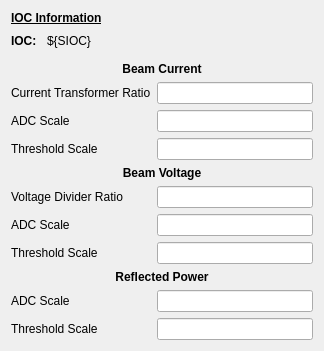
<?xml version="1.0" encoding="UTF-8"?>
<ui version="4.0">
 <class>Form</class>
 <widget class="QWidget" name="Form">
  <property name="geometry">
   <rect>
    <x>0</x>
    <y>0</y>
    <width>324</width>
    <height>344</height>
   </rect>
  </property>
  <property name="windowTitle">
   <string>${DEV} - RTM Scale Factors</string>
  </property>
  <layout class="QVBoxLayout" name="verticalLayout">
   <item>
    <layout class="QGridLayout" name="gridLayout_2">
     <item row="0" column="0" colspan="2">
      <widget class="QLabel" name="label_12">
       <property name="font">
        <font>
         <weight>75</weight>
         <bold>true</bold>
         <underline>true</underline>
        </font>
       </property>
       <property name="text">
        <string>IOC Information</string>
       </property>
      </widget>
     </item>
     <item row="1" column="1">
      <widget class="PyDMLabel" name="PyDMLabel">
       <property name="toolTip">
        <string/>
       </property>
       <property name="text">
        <string>${SIOC}</string>
       </property>
      </widget>
     </item>
     <item row="1" column="0">
      <widget class="QLabel" name="label_13">
       <property name="maximumSize">
        <size>
         <width>30</width>
         <height>16777215</height>
        </size>
       </property>
       <property name="font">
        <font>
         <weight>75</weight>
         <bold>true</bold>
        </font>
       </property>
       <property name="text">
        <string>IOC:</string>
       </property>
      </widget>
     </item>
     <item row="1" column="2">
      <spacer name="horizontalSpacer">
       <property name="orientation">
        <enum>Qt::Horizontal</enum>
       </property>
       <property name="sizeHint" stdset="0">
        <size>
         <width>40</width>
         <height>20</height>
        </size>
       </property>
      </spacer>
     </item>
    </layout>
   </item>
   <item>
    <spacer name="verticalSpacer">
     <property name="orientation">
      <enum>Qt::Vertical</enum>
     </property>
     <property name="sizeType">
      <enum>QSizePolicy::Fixed</enum>
     </property>
     <property name="sizeHint" stdset="0">
      <size>
       <width>20</width>
       <height>5</height>
      </size>
     </property>
    </spacer>
   </item>
   <item>
    <layout class="QGridLayout" name="gridLayout">
     <item row="5" column="0">
      <widget class="QLabel" name="label_6">
       <property name="text">
        <string>Voltage Divider Ratio</string>
       </property>
      </widget>
     </item>
     <item row="9" column="0">
      <widget class="QLabel" name="label_10">
       <property name="text">
        <string>ADC Scale</string>
       </property>
      </widget>
     </item>
     <item row="2" column="0">
      <widget class="QLabel" name="label_3">
       <property name="text">
        <string>ADC Scale</string>
       </property>
      </widget>
     </item>
     <item row="0" column="0" colspan="2">
      <widget class="QLabel" name="label">
       <property name="font">
        <font>
         <weight>75</weight>
         <bold>true</bold>
        </font>
       </property>
       <property name="text">
        <string>Beam Current</string>
       </property>
       <property name="alignment">
        <set>Qt::AlignCenter</set>
       </property>
      </widget>
     </item>
     <item row="1" column="0">
      <widget class="QLabel" name="label_2">
       <property name="text">
        <string>Current Transformer Ratio</string>
       </property>
      </widget>
     </item>
     <item row="6" column="0">
      <widget class="QLabel" name="label_7">
       <property name="text">
        <string>ADC Scale</string>
       </property>
      </widget>
     </item>
     <item row="7" column="0">
      <widget class="QLabel" name="label_8">
       <property name="text">
        <string>Threshold Scale</string>
       </property>
      </widget>
     </item>
     <item row="3" column="0">
      <widget class="QLabel" name="label_4">
       <property name="text">
        <string>Threshold Scale</string>
       </property>
      </widget>
     </item>
     <item row="4" column="0" colspan="2">
      <widget class="QLabel" name="label_5">
       <property name="font">
        <font>
         <weight>75</weight>
         <bold>true</bold>
        </font>
       </property>
       <property name="text">
        <string>Beam Voltage</string>
       </property>
       <property name="alignment">
        <set>Qt::AlignCenter</set>
       </property>
      </widget>
     </item>
     <item row="1" column="1">
      <widget class="PyDMLineEdit" name="PyDMLineEdit">
       <property name="toolTip">
        <string/>
       </property>
       <property name="alarmSensitiveContent" stdset="0">
        <bool>true</bool>
       </property>
       <property name="channel" stdset="0">
        <string>ca://${DEV}:CURR</string>
       </property>
      </widget>
     </item>
     <item row="2" column="1">
      <widget class="PyDMLineEdit" name="PyDMLineEdit_2">
       <property name="toolTip">
        <string/>
       </property>
       <property name="alarmSensitiveContent" stdset="0">
        <bool>true</bool>
       </property>
       <property name="channel" stdset="0">
        <string>ca://${DEV}:BC_WF_SCALE</string>
       </property>
      </widget>
     </item>
     <item row="3" column="1">
      <widget class="PyDMLineEdit" name="PyDMLineEdit_3">
       <property name="toolTip">
        <string/>
       </property>
       <property name="alarmSensitiveContent" stdset="0">
        <bool>true</bool>
       </property>
       <property name="channel" stdset="0">
        <string>ca://${DEV}:BC_ILK_SCALE</string>
       </property>
      </widget>
     </item>
     <item row="10" column="0">
      <widget class="QLabel" name="label_11">
       <property name="text">
        <string>Threshold Scale</string>
       </property>
      </widget>
     </item>
     <item row="8" column="0" colspan="2">
      <widget class="QLabel" name="label_9">
       <property name="font">
        <font>
         <weight>75</weight>
         <bold>true</bold>
        </font>
       </property>
       <property name="text">
        <string>Reflected Power</string>
       </property>
       <property name="alignment">
        <set>Qt::AlignCenter</set>
       </property>
      </widget>
     </item>
     <item row="5" column="1">
      <widget class="PyDMLineEdit" name="PyDMLineEdit_4">
       <property name="toolTip">
        <string/>
       </property>
       <property name="alarmSensitiveContent" stdset="0">
        <bool>true</bool>
       </property>
       <property name="channel" stdset="0">
        <string>ca://${DEV}:DIVR</string>
       </property>
      </widget>
     </item>
     <item row="6" column="1">
      <widget class="PyDMLineEdit" name="PyDMLineEdit_5">
       <property name="toolTip">
        <string/>
       </property>
       <property name="alarmSensitiveContent" stdset="0">
        <bool>true</bool>
       </property>
       <property name="channel" stdset="0">
        <string>ca://${DEV}:BV_WF_SCALE</string>
       </property>
      </widget>
     </item>
     <item row="7" column="1">
      <widget class="PyDMLineEdit" name="PyDMLineEdit_6">
       <property name="toolTip">
        <string/>
       </property>
       <property name="alarmSensitiveContent" stdset="0">
        <bool>true</bool>
       </property>
       <property name="channel" stdset="0">
        <string>ca://${DEV}:BV_ILK_SCALE</string>
       </property>
      </widget>
     </item>
     <item row="9" column="1">
      <widget class="PyDMLineEdit" name="PyDMLineEdit_7">
       <property name="toolTip">
        <string/>
       </property>
       <property name="alarmSensitiveContent" stdset="0">
        <bool>true</bool>
       </property>
       <property name="channel" stdset="0">
        <string>ca://${DEV}:RE_WF_SCALE</string>
       </property>
      </widget>
     </item>
     <item row="10" column="1">
      <widget class="PyDMLineEdit" name="PyDMLineEdit_8">
       <property name="toolTip">
        <string/>
       </property>
       <property name="alarmSensitiveContent" stdset="0">
        <bool>true</bool>
       </property>
       <property name="channel" stdset="0">
        <string>ca://${DEV}:RE_ILK_SCALE</string>
       </property>
      </widget>
     </item>
    </layout>
   </item>
  </layout>
 </widget>
 <customwidgets>
  <customwidget>
   <class>PyDMLabel</class>
   <extends>QLabel</extends>
   <header>pydm.widgets.label</header>
  </customwidget>
  <customwidget>
   <class>PyDMLineEdit</class>
   <extends>QLineEdit</extends>
   <header>pydm.widgets.line_edit</header>
  </customwidget>
 </customwidgets>
 <resources/>
 <connections/>
</ui>
